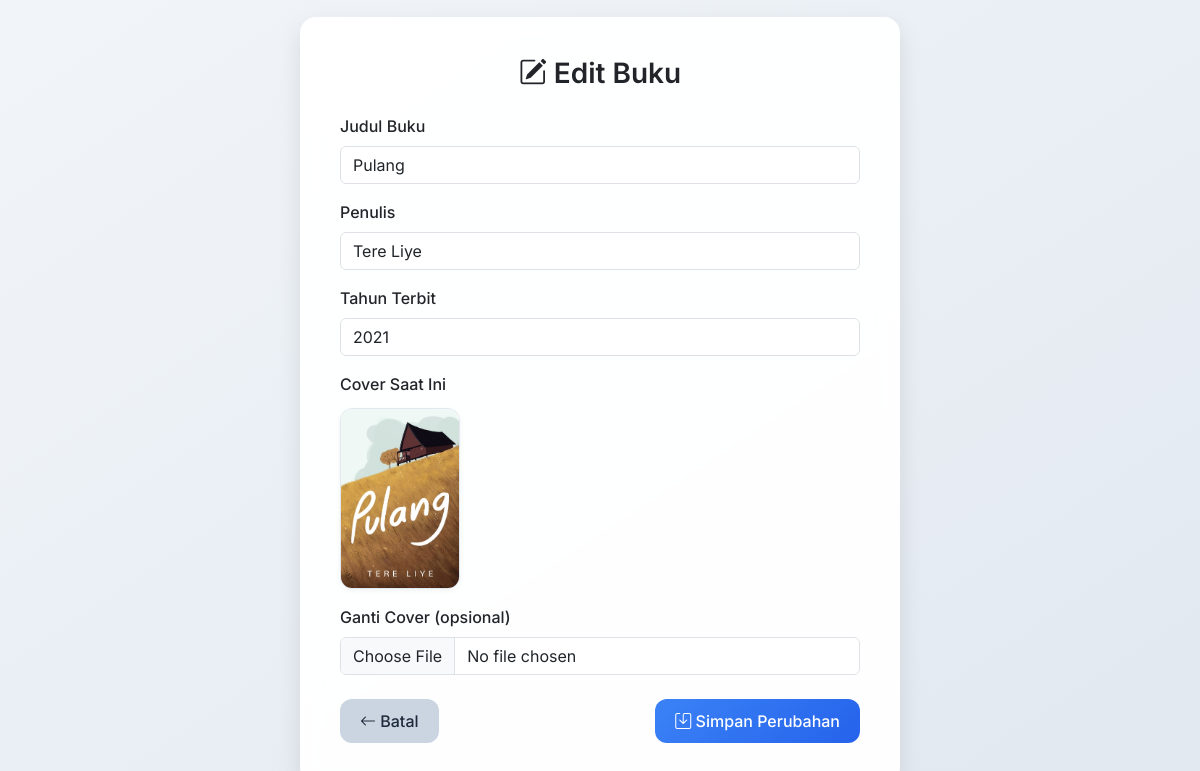
Screenshot of /edit.php?id=3 (signed in) with the database file from the repository.
### tables this page shows
CREATE TABLE `buku` (
  `id` int NOT NULL,
  `judul` varchar(256) DEFAULT NULL,
  `penulis` varchar(256) DEFAULT NULL,
  `tahun` int DEFAULT NULL,
  `cover` varchar(256) DEFAULT NULL
);

### edit.php (the view, shortened to what this page needs)
<?php
include 'db.php';
$id = (int)$_GET['id'];
$result = $conn->query("SELECT * FROM buku WHERE id=$id");
$row = $result->fetch_assoc();
?>
<!DOCTYPE html>
<html lang="id">
<head>
    <link href="https://cdn.jsdelivr.net/npm/bootstrap@5.3.0/dist/css/bootstrap.min.css" rel="stylesheet">
    <link href="https://cdn.jsdelivr.net/npm/bootstrap-icons@1.10.5/font/bootstrap-icons.css" rel="stylesheet">
</head>
<body>
    <div class="form-card">
        <h3 class="mb-4 text-center fw-semibold"><i class="bi bi-pencil-square"></i> Edit Buku</h3>
        <form method="POST" enctype="multipart/form-data">
            <div class="mb-3">
                <label for="judul" class="form-label">Judul Buku</label>
                <input type="text" name="judul" id="judul" class="form-control" value="<?= htmlspecialchars($row['judul']) ?>" required>
            </div>
            <div class="mb-3">
                <label for="penulis" class="form-label">Penulis</label>
                <input type="text" name="penulis" id="penulis" class="form-control" value="<?= htmlspecialchars($row['penulis']) ?>" required>
            </div>
            <div class="mb-3">
                <label for="tahun" class="form-label">Tahun Terbit</label>
                <input type="number" name="tahun" id="tahun" class="form-control" value="<?= $row['tahun'] ?>" required>
            </div>
            <div class="mb-3">
                <label class="form-label">Cover Saat Ini</label><br>
                <img src="cover/<?= $row['cover'] ?? 'default.jpg' ?>" alt="Cover buku" width="120" class="img-preview mt-1">
            </div>
            <div class="mb-4">
                <label for="cover" class="form-label">Ganti Cover (opsional)</label>
                <input type="file" name="cover" id="cover" class="form-control">
            </div>
            <div class="d-flex justify-content-between">
                <a href="perpustakaan.php" class="btn btn-secondary-modern btn-modern"><i class="bi bi-arrow-left"></i> Batal</a>
                <button type="submit" class="btn btn-primary-modern btn-modern"><i class="bi bi-save"></i> Simpan Perubahan</button>
            </div>
        </form>
    </div>
</body>
</html>

### edit.php (style rules this page uses)
body { font-family: 'Inter', sans-serif; background: linear-gradient(to bottom right, #f1f5f9, #e2e8f0); min-height: 100vh; display: flex; align-items: center; justify-content: center; }
.form-card { background: rgba(255, 255, 255, 0.95); border-radius: 16px; box-shadow: 0 10px 25px rgba(0,0,0,0.1); padding: 40px; max-width: 600px; width: 100%; backdrop-filter: blur(10px); animation: fadeInUp 0.5s ease; }
.form-label { font-weight: 500; }
.btn-modern { border: none; border-radius: 12px; padding: 10px 20px; font-weight: 500; transition: 0.3s; }
.btn-primary-modern { background: linear-gradient(135deg, #3b82f6, #2563eb); color: white; }
.btn-secondary-modern { background: #cbd5e1; color: #1e293b; }
.img-preview { border-radius: 12px; border: 1px solid #e2e8f0; box-shadow: 0 2px 6px rgba(0,0,0,0.05); }

### rows the page displays
buku: judul "Pulang", penulis "Tere Liye", tahun "2021", cover (picture)
